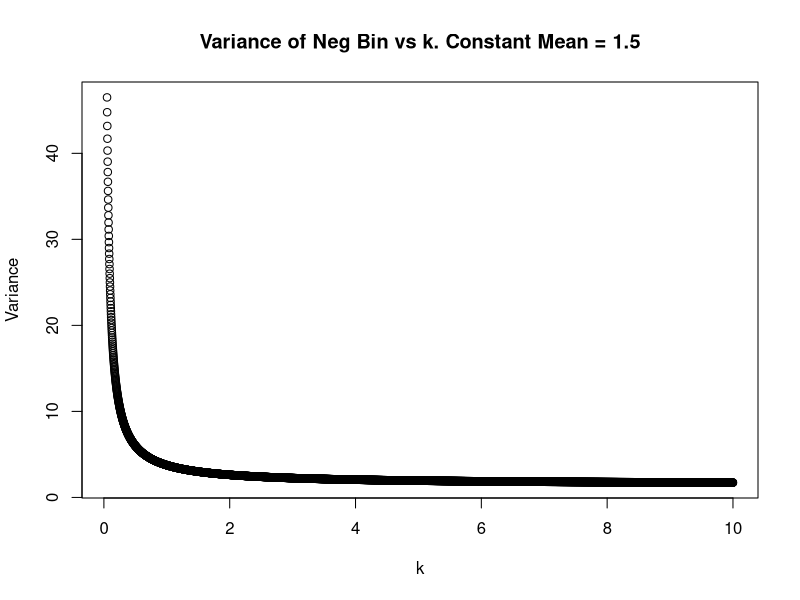

The R script that drew this image:
#SSE MODEL INSPECT VARIANCE VS k

var_neg_bin <- function(k, mean_val = 1.5){
 
  var = mean_val + (mean_val^2)/k
  return(var)
}


#SETUP
plot_neg_bin_var <- function(num_reps = 5000){
  
  list_k = seq(from = 0.05, to = 10, length = num_reps)
  list_var = vector('numeric', length = num_reps)
    
  for (i in 1:length(list_k)){
    
    list_var[i] = var_neg_bin(list_k[i])
    
  }
  
  #Plot
  #ticks <- seq(0.1, 10, by = 0.5)
  #axis(1, at = ticks, labels = ticks)
  
  plot(list_k, list_var, type = 'p',
       main = 'Variance of Neg Bin vs k. Constant Mean = 1.5', xlab = 'k', ylab = 'Variance')

} 

#PLOT
plot_neg_bin_var()


#TEST
# mean_val = 1.5
# k = 0.5
# var = mean_val + (mean_val^2)/k
# var
